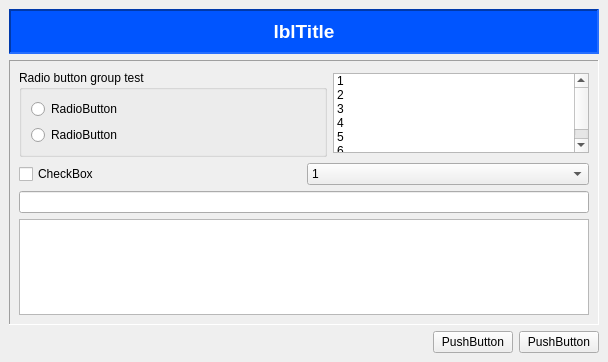
<?xml version="1.0" encoding="UTF-8"?>
<ui version="4.0">
 <class>MFormInputExQuest</class>
 <widget class="QWidget" name="MFormInputExQuest">
  <property name="geometry">
   <rect>
    <x>0</x>
    <y>0</y>
    <width>608</width>
    <height>362</height>
   </rect>
  </property>
  <property name="minimumSize">
   <size>
    <width>500</width>
    <height>125</height>
   </size>
  </property>
  <property name="windowTitle">
   <string>Form</string>
  </property>
  <property name="styleSheet">
   <string/>
  </property>
  <layout class="QVBoxLayout" name="verticalLayout_5">
   <property name="spacing">
    <number>0</number>
   </property>
   <property name="margin">
    <number>0</number>
   </property>
   <item>
    <widget class="QFrame" name="frContainer">
     <property name="frameShape">
      <enum>QFrame::NoFrame</enum>
     </property>
     <property name="frameShadow">
      <enum>QFrame::Raised</enum>
     </property>
     <layout class="QVBoxLayout" name="verticalLayout">
      <item>
       <widget class="QFrame" name="frTitle">
        <property name="styleSheet">
         <string>background-color: rgb(0, 85, 255);</string>
        </property>
        <property name="frameShape">
         <enum>QFrame::Panel</enum>
        </property>
        <property name="frameShadow">
         <enum>QFrame::Sunken</enum>
        </property>
        <property name="lineWidth">
         <number>2</number>
        </property>
        <layout class="QVBoxLayout" name="verticalLayout_2">
         <item>
          <widget class="QLabel" name="lblName6">
           <property name="sizePolicy">
            <sizepolicy hsizetype="Preferred" vsizetype="Preferred">
             <horstretch>0</horstretch>
             <verstretch>1</verstretch>
            </sizepolicy>
           </property>
           <property name="font">
            <font>
             <family>MS Sans Serif</family>
             <pointsize>14</pointsize>
             <weight>75</weight>
             <bold>true</bold>
            </font>
           </property>
           <property name="styleSheet">
            <string>color: rgb(255, 255, 255);</string>
           </property>
           <property name="frameShape">
            <enum>QFrame::NoFrame</enum>
           </property>
           <property name="frameShadow">
            <enum>QFrame::Sunken</enum>
           </property>
           <property name="text">
            <string notr="true">lblTitle</string>
           </property>
           <property name="textFormat">
            <enum>Qt::LogText</enum>
           </property>
           <property name="scaledContents">
            <bool>true</bool>
           </property>
           <property name="alignment">
            <set>Qt::AlignCenter</set>
           </property>
           <property name="wordWrap">
            <bool>true</bool>
           </property>
           <property name="margin">
            <number>0</number>
           </property>
          </widget>
         </item>
        </layout>
       </widget>
      </item>
      <item>
       <widget class="QFrame" name="frBody">
        <property name="sizePolicy">
         <sizepolicy hsizetype="Preferred" vsizetype="Preferred">
          <horstretch>0</horstretch>
          <verstretch>1</verstretch>
         </sizepolicy>
        </property>
        <property name="frameShape">
         <enum>QFrame::Panel</enum>
        </property>
        <property name="frameShadow">
         <enum>QFrame::Sunken</enum>
        </property>
        <layout class="QVBoxLayout" name="verticalLayout_4">
         <item>
          <layout class="QHBoxLayout" name="horizontalLayout_2" stretch="0,0">
           <item>
            <widget class="QGroupBox" name="groupBox">
             <property name="sizePolicy">
              <sizepolicy hsizetype="Preferred" vsizetype="Preferred">
               <horstretch>0</horstretch>
               <verstretch>1</verstretch>
              </sizepolicy>
             </property>
             <property name="title">
              <string>Radio button group test</string>
             </property>
             <layout class="QVBoxLayout" name="verticalLayout_3">
              <item>
               <widget class="QRadioButton" name="radName1">
                <property name="enabled">
                 <bool>true</bool>
                </property>
                <property name="text">
                 <string>RadioButton</string>
                </property>
                <property name="checkable">
                 <bool>true</bool>
                </property>
               </widget>
              </item>
              <item>
               <widget class="QRadioButton" name="radName2">
                <property name="text">
                 <string>RadioButton</string>
                </property>
               </widget>
              </item>
             </layout>
            </widget>
           </item>
           <item>
            <widget class="QListWidget" name="lstWidget">
             <property name="sizePolicy">
              <sizepolicy hsizetype="Maximum" vsizetype="Preferred">
               <horstretch>0</horstretch>
               <verstretch>0</verstretch>
              </sizepolicy>
             </property>
             <property name="maximumSize">
              <size>
               <width>16777215</width>
               <height>80</height>
              </size>
             </property>
             <item>
              <property name="text">
               <string>1</string>
              </property>
             </item>
             <item>
              <property name="text">
               <string>2</string>
              </property>
             </item>
             <item>
              <property name="text">
               <string>3</string>
              </property>
             </item>
             <item>
              <property name="text">
               <string>4</string>
              </property>
             </item>
             <item>
              <property name="text">
               <string>5</string>
              </property>
             </item>
             <item>
              <property name="text">
               <string>6</string>
              </property>
             </item>
            </widget>
           </item>
          </layout>
         </item>
         <item>
          <layout class="QHBoxLayout" name="horizontalLayout_3">
           <item>
            <widget class="QCheckBox" name="chkName1">
             <property name="text">
              <string>CheckBox</string>
             </property>
            </widget>
           </item>
           <item>
            <widget class="QComboBox" name="cmbName3">
             <item>
              <property name="text">
               <string>1</string>
              </property>
             </item>
             <item>
              <property name="text">
               <string>2</string>
              </property>
             </item>
             <item>
              <property name="text">
               <string>3</string>
              </property>
             </item>
             <item>
              <property name="text">
               <string>4</string>
              </property>
             </item>
             <item>
              <property name="text">
               <string>5</string>
              </property>
             </item>
             <item>
              <property name="text">
               <string>6</string>
              </property>
             </item>
            </widget>
           </item>
          </layout>
         </item>
         <item>
          <widget class="QLineEdit" name="txtName4">
           <property name="sizePolicy">
            <sizepolicy hsizetype="Preferred" vsizetype="Fixed">
             <horstretch>0</horstretch>
             <verstretch>0</verstretch>
            </sizepolicy>
           </property>
          </widget>
         </item>
         <item>
          <widget class="QTextEdit" name="txtName5">
           <property name="sizePolicy">
            <sizepolicy hsizetype="Preferred" vsizetype="Preferred">
             <horstretch>0</horstretch>
             <verstretch>1</verstretch>
            </sizepolicy>
           </property>
           <property name="maximumSize">
            <size>
             <width>16777215</width>
             <height>100</height>
            </size>
           </property>
          </widget>
         </item>
        </layout>
       </widget>
      </item>
      <item>
       <layout class="QHBoxLayout" name="horizontalLayout">
        <item>
         <spacer name="horizontalSpacer">
          <property name="orientation">
           <enum>Qt::Horizontal</enum>
          </property>
          <property name="sizeHint" stdset="0">
           <size>
            <width>40</width>
            <height>20</height>
           </size>
          </property>
         </spacer>
        </item>
        <item>
         <widget class="QPushButton" name="btnOK">
          <property name="text">
           <string>PushButton</string>
          </property>
         </widget>
        </item>
        <item>
         <widget class="QPushButton" name="btnCancel">
          <property name="text">
           <string>PushButton</string>
          </property>
         </widget>
        </item>
       </layout>
      </item>
     </layout>
    </widget>
   </item>
  </layout>
 </widget>
 <resources/>
 <connections/>
</ui>
